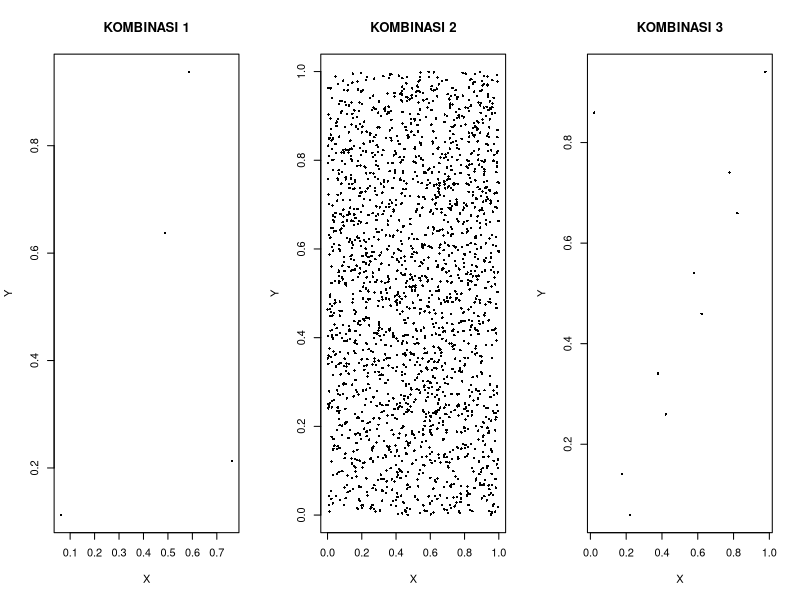
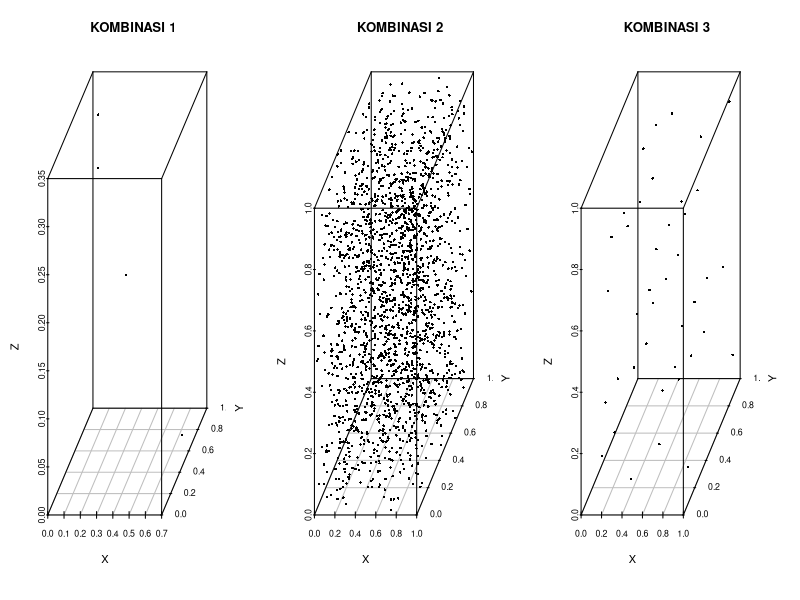

Here is the R script that generated these plots, in order:
# ========================================================================
# NOMOR 1
# ========================================================================

# FUNGSI
lcg_int = function(n, a, c, m) {
  rng = vector(length = n)
  x = as.numeric(Sys.time())*1000
  for (i in 1:n){
    x = (a*x+c) %% m
    rng[i] = x %% 21
  }
  return(rng)
}

# KOMBINASI 1 [a=543; c=16; m=7]
hasil1=lcg_int(20,543,34,5)
cat("Berikut bilangan acak dalam interval 0-20 yang dibangkitkan: \n", hasil1 , "\n")
cat("Hasil cek duplikasi bilangan: ", sum(duplicated(hasil1)), "Duplikasi Bilagan", "\n") 

# KOMBINASI 2 [a=6789; c=987; m=6]
hasil2=lcg_int(20,6789,777,96)
cat("Berikut bilangan acak dalam interval 0-20 yang dibangkitkan: \n", hasil2 , "\n")
cat("Hasil cek duplikasi bilangan: ", sum(duplicated(hasil2)), "Duplikasi Bilagan", "\n")

# KOMBINASI 3 [a=6789; c=987; m=6]
hasil3=lcg_int(20,1708,2005,81)
cat("Berikut bilangan acak dalam interval 0-20 yang dibangkitkan: \n", hasil3 , "\n")
cat("Hasil cek duplikasi bilangan: ", sum(duplicated(hasil3)), "Duplikasi Bilagan", "\n")



# ========================================================================
# NOMOR 2
# ========================================================================

# INSTALL PACKAGE YANG DIPERLUKAN
install.packages("scatterplot3d")
library(scatterplot3d) 

n=2000

# FUNGSI
lcg_unif = function(n, a, c, m) {
  rng = vector(length = n)
  x = as.numeric(Sys.time())*1000
  for (i in 1:n){
    x = (a*x+c) %% m
    rng[i] = x/m
  }
  return(rng)
}

# KOMBINASI a, c, DAN m
komb = list(
  list(a=323,   c=2113, m=10,    name="KOMBINASI 1"),
  list(a=69069, c=0,    m=2^32,  name="KOMBINASI 2"),
  list(a=31,    c=1,    m=10,    name="KOMBINASI 3")
)


# Perbandingan Plot 2D
par(mfrow=c(1,3)) 
for (p in komb){ 
  x <- lcg_unif(n, p$a, p$c, p$m) 
  y <- lcg_unif(n, p$a, p$c, p$m) 
  
  plot(x, y, pch=16, cex=0.5, 
       main=p$name, 
       xlab="X", ylab="Y") 
} 

# Perbandingan Plot 3D
par(mfrow=c(1,3)) 
for (p in komb){ 
  x <- lcg_unif(n, p$a, p$c, p$m) 
  y <- lcg_unif(n, p$a, p$c, p$m) 
  z <- lcg_unif(n, p$a, p$c, p$m) 
  
  scatterplot3d(x, y, z, pch=16, cex.symbols=0.5, 
                main=p$name, 
                xlab="X", ylab="Y", zlab="Z") 
} 
